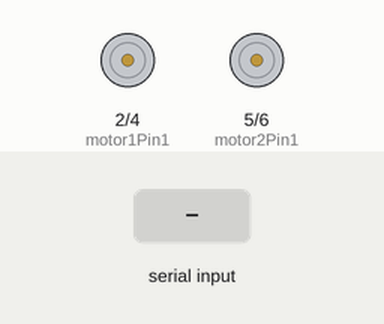
A sketch run on a simulated Arduino Uno, built with avr-gcc and run on an emulated ATmega328P. Shown: motor-driver pin pairs drawn as motors (green arrow = first pin HIGH = forward, orange = second pin HIGH = backward, longer = more drive, scaled by the enable pin). Inputs (shaded band) come from the test bench.

Above: at 1.2 s.
1.3 s: "f" received over Serial
At 1.9 s:
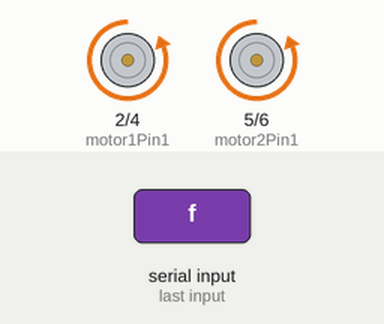
2.8 s: "t" received over Serial
At 3.1 s:
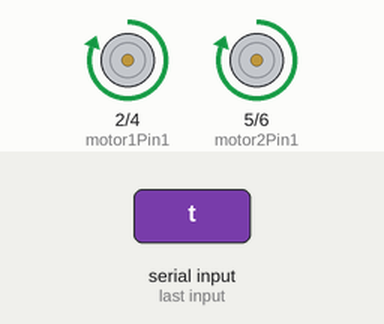
4.3 s: "d" received over Serial
At 5.4 s:
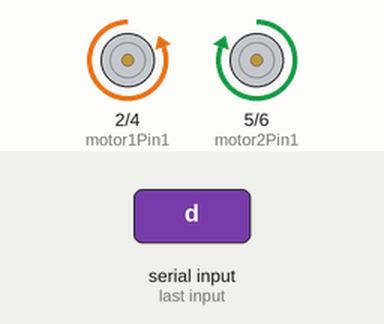
5.8 s: "e" received over Serial
At 6.5 s:
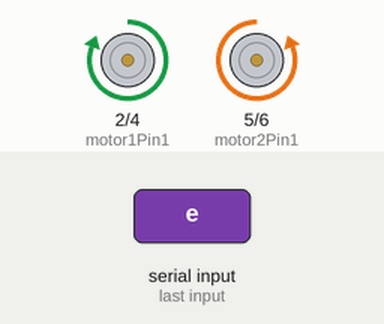
7.3 s: "p" received over Serial
At 7.7 s:
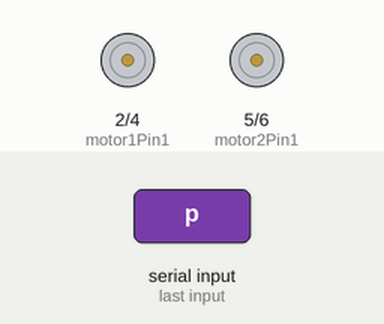
Timing chart, 0 to 9.8 s (numbered marks = the images above; inputs shaded):
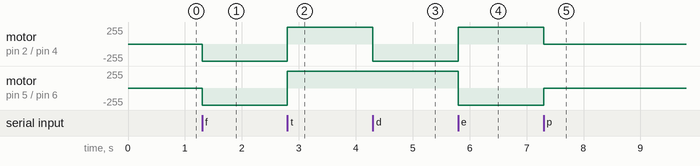

The sketch:

robo_bluetooth.ino
```cpp
const int motor1Pin1 = 2;
const int motor1Pin2 = 4;
const int enable1Pin = 9;

const int motor2Pin1 = 5;
const int motor2Pin2 = 6;
const int enable2Pin = 10;

void setup() {
  Serial.begin(9600);
  pinMode(motor1Pin1, OUTPUT);
  pinMode(motor1Pin2, OUTPUT);
  pinMode(enable1Pin, OUTPUT);

  pinMode(motor2Pin1, OUTPUT);
  pinMode(motor2Pin2, OUTPUT);
  pinMode(enable2Pin, OUTPUT);

  digitalWrite(enable1Pin, HIGH);
  digitalWrite(enable2Pin, HIGH);
}

void loop() {
    char comando;

    if (Serial.available()) {
      comando = Serial.read();
      switch(comando) {
        case 'f':
          frente();
          break;
        case 't':
          tras();
          break;
        case 'd':
          direita();
          break;
        case 'e':
          esquerda();
          break;
        case 'p':
          parar();
          break;
      }
    }
}

void frente() {
  digitalWrite(motor1Pin1, LOW); //Motor_1
  digitalWrite(motor1Pin2, HIGH); //Motor_1
  digitalWrite(motor2Pin1, LOW); //Motor_2
  digitalWrite(motor2Pin2, HIGH); //Motor_2
  delay(10);
}

void tras() {
  digitalWrite(motor1Pin1, HIGH); //Motor_1
  digitalWrite(motor1Pin2, LOW); //Motor_1
  digitalWrite(motor2Pin1, HIGH); //Motor_2
  digitalWrite(motor2Pin2, LOW); //Motor_2
  delay(10);
}
void direita() {
  digitalWrite(motor1Pin1, LOW); //Motor_1
  digitalWrite(motor1Pin2, HIGH); //Motor_1
  digitalWrite(motor2Pin1, HIGH); //Motor_2
  digitalWrite(motor2Pin2, LOW); //Motor_2
  delay(10);
}

void esquerda() {
  digitalWrite(motor1Pin1, HIGH); //Motor_1
  digitalWrite(motor1Pin2, LOW); //Motor_1
  digitalWrite(motor2Pin1, LOW); //Motor_2
  digitalWrite(motor2Pin2, HIGH); //Motor_2
  delay(10);
}

void parar() {
  digitalWrite(motor1Pin1, LOW); //Motor_1
  digitalWrite(motor1Pin2, LOW); //Motor_1
  digitalWrite(motor2Pin1, LOW); //Motor_2
  digitalWrite(motor2Pin2, LOW); //Motor_2
  delay(10);
}
```

Measured:
- after the input at 1.3 s, motor on pin 2 (motor1Pin1) / pin 4 (motor1Pin2), motor on pin 5 (motor2Pin1) / pin 6 (motor2Pin2): stopped → backward 255/255 at once
- after the input at 2.8 s, motor on pin 2 (motor1Pin1) / pin 4 (motor1Pin2), motor on pin 5 (motor2Pin1) / pin 6 (motor2Pin2): backward 255/255 → forward 255/255 at once
- after the input at 4.3 s, motor on pin 2 (motor1Pin1) / pin 4 (motor1Pin2): forward 255/255 → backward 255/255 at once
- after the input at 5.8 s, motor on pin 2 (motor1Pin1) / pin 4 (motor1Pin2): backward 255/255 → forward 255/255 at once; motor on pin 5 (motor2Pin1) / pin 6 (motor2Pin2): forward 255/255 → backward 255/255 at once
- after the input at 7.3 s, motor on pin 2 (motor1Pin1) / pin 4 (motor1Pin2): forward 255/255 → stopped at once; motor on pin 5 (motor2Pin1) / pin 6 (motor2Pin2): backward 255/255 → stopped at once
